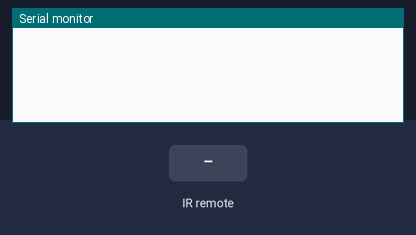
Bench run of a sketch on a simulated Arduino Uno, built with avr-gcc and run on an emulated ATmega328P. Shown: the last lines printed to the serial monitor. The test bench sets the inputs (shaded band).

Above: at 1.2 s.
1.3 s: infrared code 0xFFA25D received
At 2.4 s:
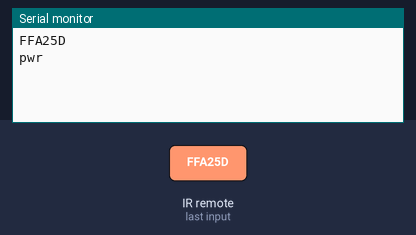
3.3 s: infrared code 0xFFA857 received
At 5.0 s:
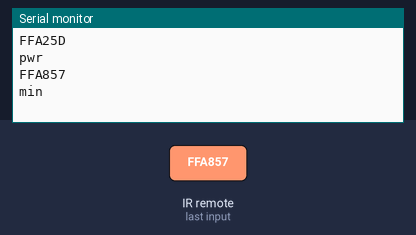
5.3 s: infrared code 0xFF906F received
At 6.6 s:
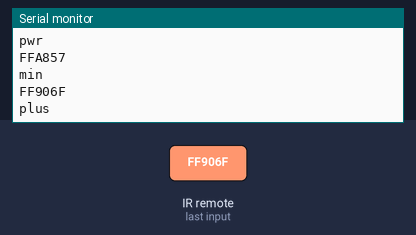
7.3 s: infrared code 0xFF6897 received
At 8.2 s:
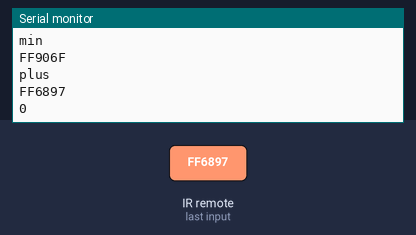
9.3 s: infrared code 0xFF30CF received
At 9.7 s:
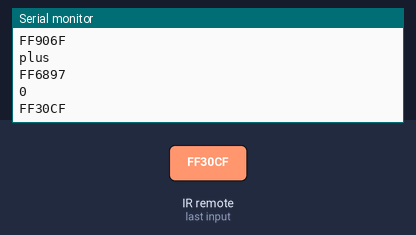
10.8 s: infrared code 0xFF18E7 received
At 11.2 s:
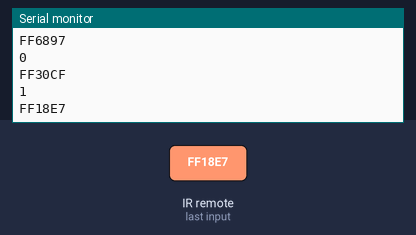

The sketch:

IR_remote_ex.ino
```cpp
#include <IRremote.h>
int IRpin=11;
IRrecv IR(IRpin);
decode_results cmd;
String mycom;

void setup() {
  // put your setup code here, to run once:
 Serial.begin(9600);
 IR.enableIRIn();
}

void loop() {
  // put your main code here, to run repeatedly:
  while (IR.decode(&cmd)==0){
  }
  Serial.println(cmd.value,HEX);
  delay(500);

  if (cmd.value== 0xFFA25D){
    mycom="pwr";
    Serial.println(mycom);
  }
  else  if (cmd.value== 0xFFA857){
    mycom="min";
    Serial.println(mycom);
  }
  else  if (cmd.value== 0xFF906F){
    mycom="plus";
    Serial.println(mycom);
  }
  else  if (cmd.value== 0xFF6897){
    mycom="0";
    Serial.println(mycom);
  }
  else  if (cmd.value== 0xFF30CF){
    mycom="1";
    Serial.println(mycom);
  }
  else  if (cmd.value== 0xFF18E7){
    mycom="2";
    Serial.println(mycom);
  }
  else  if (cmd.value== 0xFF7A85){
    mycom="3";
    Serial.println(mycom);
  }
  else  if (cmd.value== 0xFF10EF){
    mycom="4";
    Serial.println(mycom);
  }
  else  if (cmd.value== 0xFF38C7){
    mycom="5";
    Serial.println(mycom);
  }
  else  if (cmd.value== 0xFF5AA5){
    mycom="6";
    Serial.println(mycom);
  }
  else  if (cmd.value== 0xFF42BD){
    mycom="7";
    Serial.println(mycom);
  }
  else  if (cmd.value== 0xFF4AB5){
    mycom="8";
    Serial.println(mycom);
  }
  else  if (cmd.value== 0xFF52AD){
    mycom="9";
    Serial.println(mycom);
  }
  else {
    mycom="not recognized";
    Serial.println(mycom);
  }

  IR.resume();
}
```

Measured:
- after the input at 1.3 s, the serial monitor: prints a new line at once (image 1)
- after the input at 3.3 s, the serial monitor: prints a new line at once (image 2)
- after the input at 5.3 s, the serial monitor: prints a new line at once (image 3)
- after the input at 7.3 s, the serial monitor: prints a new line at once (image 4)
- after the input at 9.3 s, the serial monitor: prints a new line at once (image 5)
- after the input at 10.8 s, the serial monitor: prints a new line at once (image 6)
